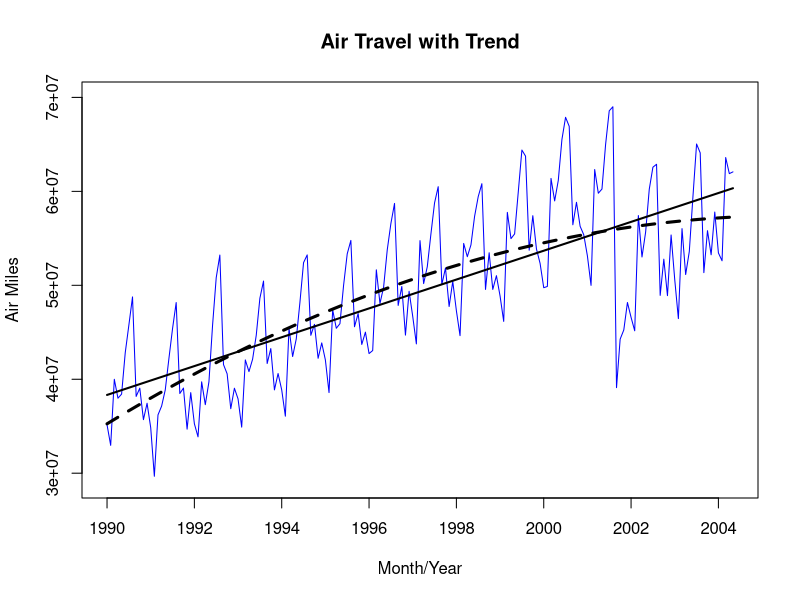

Generate this figure with R:
## ---- chunk 1
knitr::opts_chunk$set(fig.width=12, fig.height=8) 
## ---- chunk 2
library(knitr)
library(dplyr)
library(forecast)
travel <- read.csv("travel911.csv", header = TRUE, stringsAsFactors = FALSE)
names(travel)[1:4] <- c("month_yr", "air.miles", "rail.miles", "car.miles.in.billions")
#travel <- travel %>% mutate(Air = log(air.miles), Rail = log(rail.miles), Street = log(car.miles.in.billions))
kable(head(travel))

travel.ts. <- ts(travel$air.miles, start = c(1990,1), frequency = 12)

airlinear <- tslm(travel.ts. ~ trend)
airQuad <- tslm(travel.ts. ~ trend + I(trend^2))
plot(travel.ts., col="blue", #lty=1, lwd=2, 
     xlab = "Month/Year", ylab = "Air Miles",  ylim = c(29000000, 70000000), #pch = 20, type = "b", 
     main = "Air Travel with Trend")
#par(mfrow = c(2, 1))
lines(airlinear$fitted, lwd = 2)
lines(airQuad$fitted, lty=2, lwd=3)
